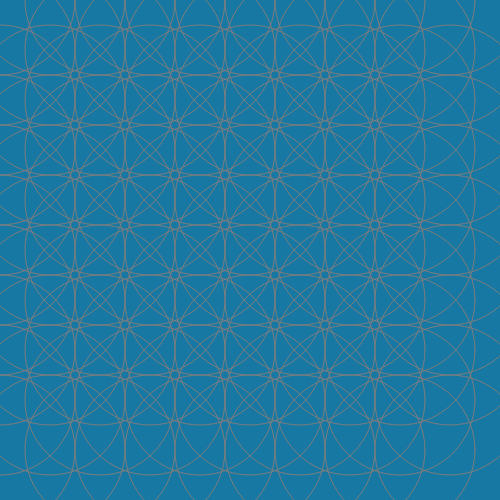
Frame 1 (no input)
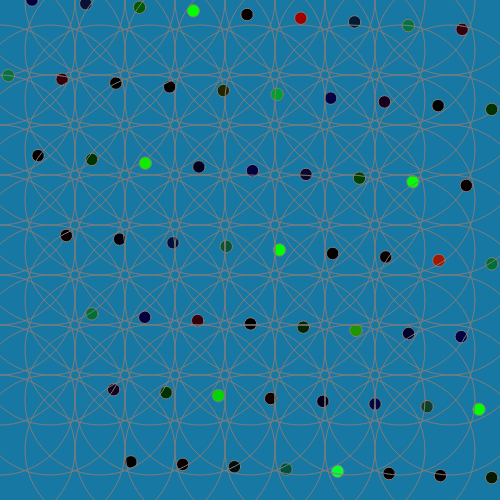
Frame 60 (no input)
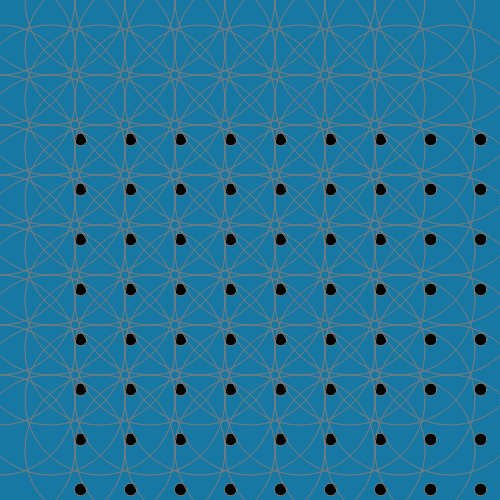
Frame 120 (the mouse pressed at the canvas centre since frame 60)

The p5.js sketch that drew these frames (run headless with seeded random() and noise() and a simulated clock; from frame 60 on, the mouse is pressed at the canvas centre):

// p5.js sketch
// ── sketch.js
let r=50
let angle=0;
let time=0;


function setup() {
  createCanvas(500, 500);
}



function draw() {
  background(23, 120, 163);
  
   for(let j=0; j< height/r; j++){
  
  for(let i=0; i< width/r; i++){
  
      const xAngle = map(mouseX, 0, width, -4 * PI, 4* PI, true);
      const yAngle = map(mouseY, 0, height, -4 * PI, 4 * PI, true);
      // and also varies based on the particle's location
      const angle = (xAngle * (i/width) + yAngle * (j/height)*8);

      // each particle moves in a circle
    let bigX = i*r;
    let bigY = j*r;
    
    
    
    
    let x=bigX+r*cos(TWO_PI/time-angle)*3;
    let y=bigY+r*sin(TWO_PI*time+angle)*3;
    
     //translate(width/2,height/2);
   noFill();
   stroke(125) ;
   ellipse(bigX,bigY,r*3);
    
    
    const colorVal= map(angle,-1,1,-2,2);
    const rVal= 0.5-tan(colorVal*20.0)*10;
    const gVal= 0.5-tan(colorVal*13.0)*70;
    const bVal= 0.5-cos(colorVal*20.0)*66;
    
    
    
    
    
    
    
    
    
    
    
//    let x=bigX+r*cos(TWO_PI*time=angle);
//    let y=bigY+r*sin(angle);
 
  fill(rVal,gVal,bVal);
  ellipse(x,y,r/4);
    
  
}
}
  
  time+=0.01
  
  
}
